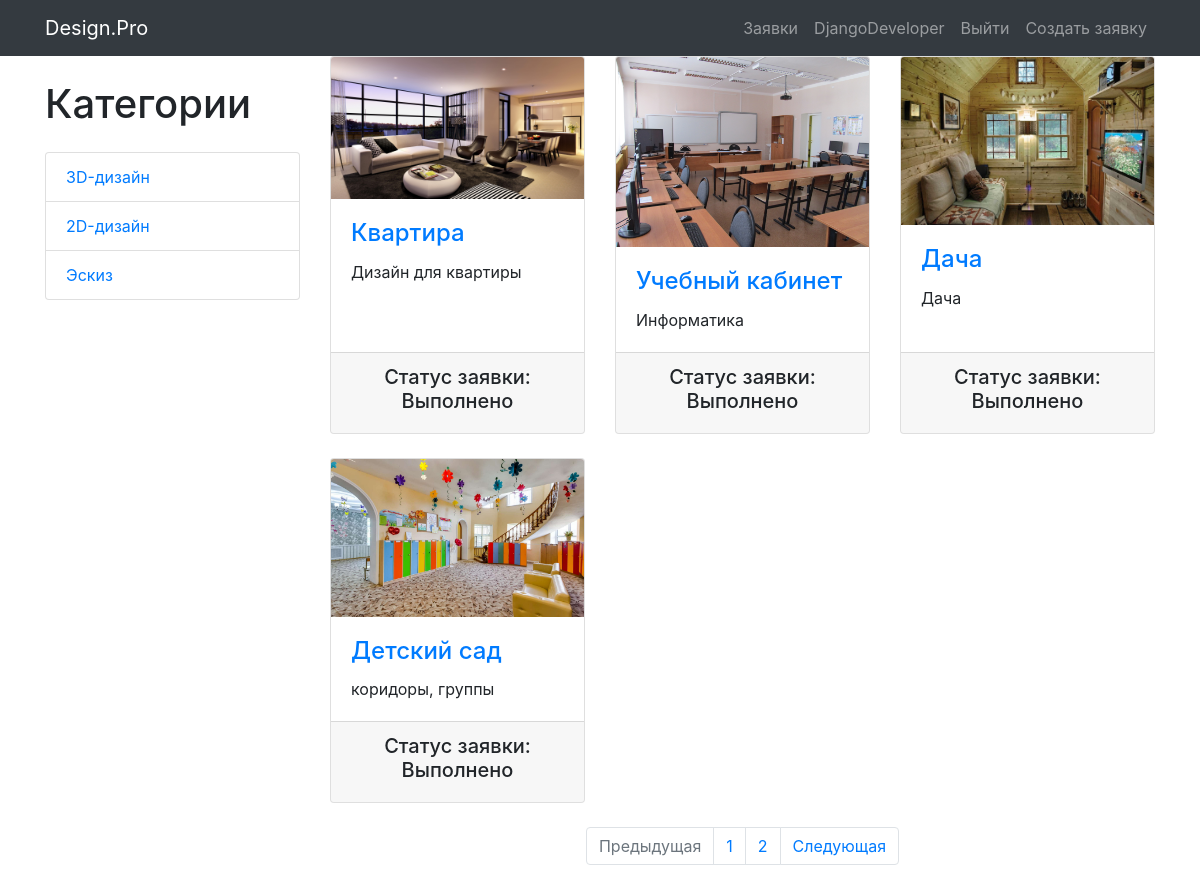
Screenshot of /applications/ (signed in) with the database file from the repository.
### users/models.py (models this page shows)
class User(AbstractUser):
    image = models.ImageField(upload_to='users_images', blank=True)

### main/models.py (models this page shows, shortened)
class ApplicationCategory(models.Model):
    name = models.CharField(max_length=64, unique=True)
    class Meta:
        verbose_name_plural = 'Application Categories'

class Application(models.Model):
    name = models.CharField(max_length=125)
    imageofapp = models.ImageField(upload_to='applications_image')
    description = models.TextField(max_length=256)
    category = models.ForeignKey(ApplicationCategory, on_delete=models.CASCADE)
    status = models.ForeignKey(ApplicationStatus, on_delete=models.CASCADE, default=1)
    created_timestamp = models.DateTimeField(auto_now_add=True)
    author = models.ForeignKey(User, on_delete=models.CASCADE, null=True)

class ApplicationStatus(models.Model):
    name = models.CharField(max_length=64, unique=True)
    class Meta:
        verbose_name_plural = 'Application Statuses'
    def __str__(self):
        return self.name

### main/views.py (the view)
# urls.py: path('applications/', include('main.urls', namespace='applications')),
def applications(request, category_id=None, page=1, status_id=3):
    context = {
        'title': 'Design.PRO - Заявки',
        'categories': ApplicationCategory.objects.all(),
        'statuses': ApplicationStatus.objects.all(),
    }
    if category_id:
        applications = Application.objects.filter(category_id=category_id, status_id=status_id)
    else:
        applications = Application.objects.filter(status_id=status_id)
    paginator = Paginator(applications, 4)
    applications_paginator = paginator.page(page)
    context.update({'applications': applications_paginator})
    return render(request, 'main/applications.html', context)

### main/templates/main/applications.html (shortened to what this page needs)
{% extends 'main/base.html' %}
{% load static %}
{% block css %}
    <link href="{% static 'css/index.css' %}" rel="stylesheet">
{% endblock %}
{% block content %}
    <div class="container">
        <div class="row">
            <div class="col-lg-3">
                <h1 class="my-4">Категории</h1>
                <div class="list-group">
                    {% for category in categories %}
                        <a href="{% url 'applications:category' category.id %}"
                           class="list-group-item">
                            {{ category.name }}
                        </a>
                    {% endfor %}
                </div>
            </div>
            <div class="col-lg-9">
                <div class="row">
                    {% for application in applications %}
                        <div class="col-lg-4 col-md-6 mb-4">
                            <div class="card h-100">
                                <a href="#">
                                    <img class="card-img-top"
                                         src="/media/{{ application.imageofapp }}"
                                         alt="">
                                </a>
                                <div class="card-body">
                                    <h4 class="card-title">
                                        <a href="#">{{ application.name }}</a>
                                    </h4>
                                    <p class="card-text">{{ application.description }}</p>
                                </div>
                                <div class="card-footer text-center">
                                    <h5>Статус заявки: {{ application.status }}</h5>
                                </div>
                            </div>
                        </div>
                    {% endfor %}
                </div>
                <nav aria-label="Page navigation example">
                    <ul class="pagination justify-content-center">
                        <li class="page-item {% if not applications.has_previous %} disabled {% endif %}">
                            <a class="page-link"
                               href="{% if applications.has_previous %} {% url 'applications:page' applications.previous_page_number %} {% else %} # {% endif %}"
                               tabindex="-1" aria-disabled="true">Предыдущая</a>
                        </li>
                        {% for page in applications.paginator.page_range %}
                            <li class="page-item">
                                <a class="page-link" href="{% url 'applications:page' page  %}">
                                    {{ page }}
                                </a>
                            </li>
                        {% endfor %}
                        <li class="page-item {% if not applications.has_next %} disabled {% endif %}">
                            <a class="page-link"
                               href="{% if applications.has_next %} {% url 'applications:page' applications.next_page_number %} {% else %} # {% endif %}">
                                Следующая
                            </a>
                        </li>
                    </ul>
                </nav>
            </div>
        </div>
    </div>
{% endblock %}

### main/templates/main/base.html (shortened to what this page needs)
{% load static %}
<!DOCTYPE html>
<html lang="en">
<head>
    <link href="{% static 'vendor/bootstrap/css/bootstrap.min.css' %}" rel="stylesheet">
    {% block css %} <link href="{% static 'css/index.css' %}" rel="stylesheet"> {% endblock %}
</head>
<body>
<nav class="navbar navbar-expand-lg navbar-dark bg-dark fixed-top">
    <div class="container">
        <a class="navbar-brand" href="{% url 'index' %}">Design.Pro</a>
        <div class="collapse navbar-collapse" id="navbarResponsive">
            <ul class="navbar-nav ml-auto">
                <li class="nav-item">
                        <a class="nav-link" href="{% url 'applications:index' %}">Заявки
                        </a>
                </li>
                {% if user.is_authenticated %}
                    <li class="nav-item">
                        <a class="nav-link" href="{% url 'users:profile' %}">{{ user.username }}
                        </a>
                    </li>
                    <li class="nav-item">
                        <a class="nav-link" href="{% url 'users:logout' %}">Выйти </a>
                    </li>
                    <li class="nav-item">
                        <a class="nav-link" href="{% url 'applications:application_create' %}">Создать заявку</a>
                    </li>
                {% else %}
                    <li class="nav-item">
                        <a class="nav-link" href="{% url 'users:login' %}">Войти <i class="fas fa-sign-in-alt"></i></a>
                    </li>
                {% endif %}
            </ul>
        </div>
    </div>
</nav>
{% block content %} {% endblock %}
</body>
</html>

### static/css/index.css (style rules this page uses)
body { -webkit-background-size: cover; -moz-background-size: cover; background-size: cover; -o-background-size: cover; padding-top: 56px; }

### rows the page displays
User: username "DjangoDeveloper"
ApplicationCategory: name "3D-дизайн"
ApplicationCategory: name "2D-дизайн"
ApplicationCategory: name "Эскиз"
Application: imageofapp (picture), name "Квартира", description "Дизайн для квартиры", status "Выполнено"
Application: imageofapp (picture), name "Учебный кабинет", description "Информатика", status "Выполнено"
Application: imageofapp (picture), name "Дача", description "Дача", status "Выполнено"
Application: imageofapp (picture), name "Детский сад", description "коридоры, группы", status "Выполнено"

### other values shown
{{ page }} "1" "2"
